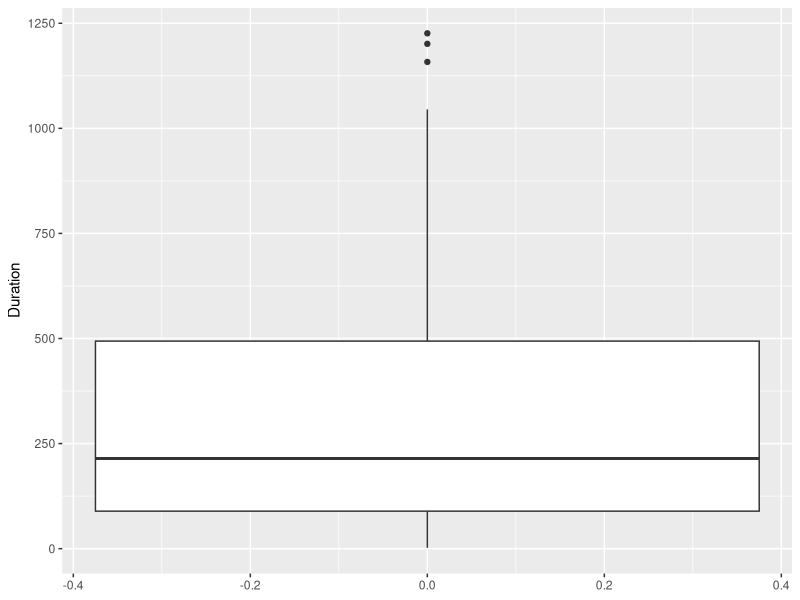
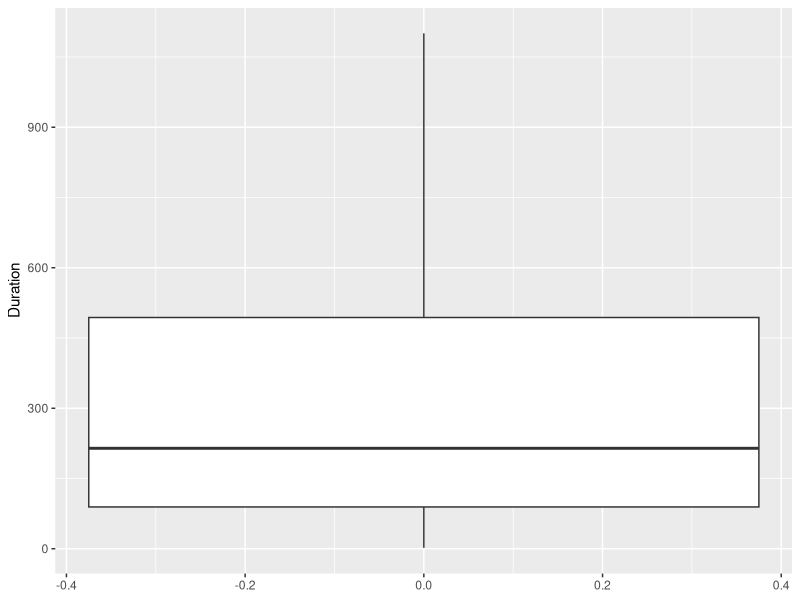
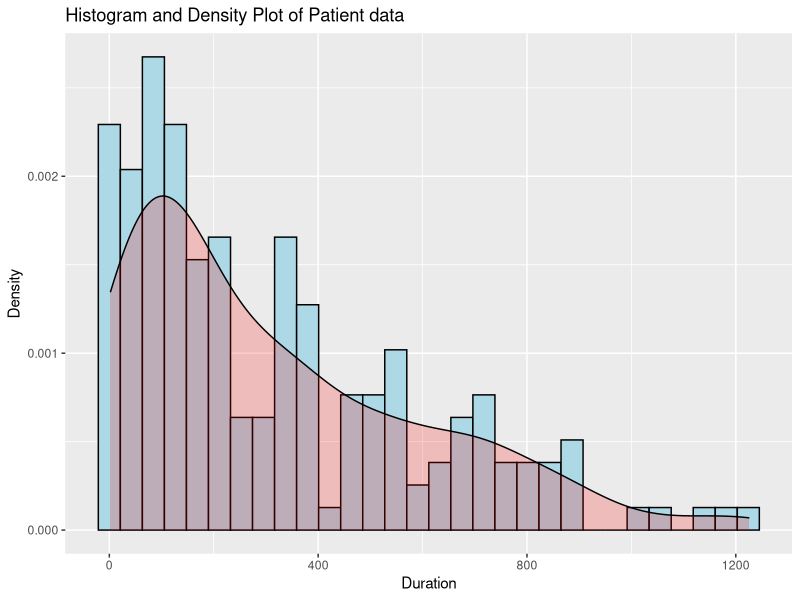
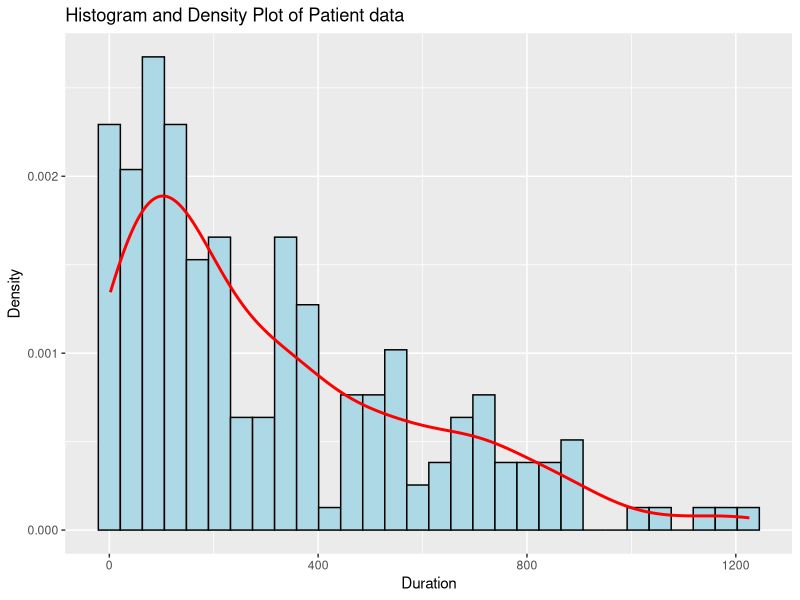

These charts were generated, in order, by the following R code: (Note: this script raises an error after producing the figures.)
## ---- chunk 1
library(fitdistrplus)
library(tidyverse)
library(dplyr)
library(ggplot2)
library(readxl)
## ---- chunk 2
data <- read_excel("Patient_Data_2.xlsx")
data
## ---- chunk 3
data <- data %>% 
  mutate(Date_Started=as.Date(Date_Started),Date_Ended=as.Date(Date_Ended))
data
## ---- chunk 4
data <- data %>% mutate(Duration=Date_Ended - Date_Started)
data$Duration<-as.numeric(data$Duration)
data<-data %>% mutate(Duration=abs(Duration))
data
## ---- chunk 5
#Omitting Na values of Unnecessary rows
data_1<- data %>% 
  filter(!is.na(Date_Started)&!is.na(Date_Ended))
View(data)
## ---- chunk 6
colSums(is.na(data_1))
## ---- chunk 7
# Function to calculate mode
calculate_mode <- function(x) {
  uniq_x <- unique(na.omit(x))
  uniq_x[which.max(tabulate(match(x, uniq_x)))]
}

# Apply mean for numeric columns and mode for non-numeric columns
data_2 <- data_1 %>%
  mutate(across(where(is.numeric), ~ ifelse(is.na(.), mean(., na.rm = TRUE), .))) %>%
  mutate(across(where(Negate(is.numeric)), ~ ifelse(is.na(.), calculate_mode(.), .)))

## ---- chunk 8
colSums(is.na(data_2))
## ---- chunk 9
ggplot(data_2,aes(y=Duration)) + geom_boxplot()
## ---- chunk 10
# Calculate and cap outliers using ifelse
data_3 <- data_2%>%
  mutate(across(where(is.numeric), ~ {
    iqr <- IQR(.x, na.rm = TRUE)
    lower_bound <- quantile(.x, 0.25, na.rm = TRUE) - 1.5 * iqr
    upper_bound <- quantile(.x, 0.75, na.rm = TRUE) + 1.5 * iqr
    # Use ifelse to cap values to the lower and upper bounds
    ifelse(.x < lower_bound, lower_bound, ifelse(.x > upper_bound, upper_bound, .x))
  }))
## ---- chunk 11
ggplot(data_3,aes(y=Duration))+geom_boxplot()
## ---- chunk 12
# Step 1: Visualize the data
ggplot(data_2, aes(x = Duration)) +
  geom_histogram(aes(y = ..density..), bins = 30, fill = "lightblue", color = "black") +
  geom_density(alpha = .2, fill = "red") +
  labs(title = "Histogram and Density Plot of Patient data", x = "Duration", y = "Density") 
## ---- chunk 13
# Step 1: Visualize the data
ggplot(data_2, aes(x = Duration)) +
  geom_histogram(aes(y = ..density..), bins = 30, fill = "lightblue", color = "black") +
  geom_density(color = "red",size=1) +
  labs(title = "Histogram and Density Plot of Patient data", x = "Duration", y = "Density")
## ---- chunk 14
# Fit distributions
fit_normal <- fitdist(data_2$Duration, "norm")
fit_gamma <- fitdist(data_2$Duration, "gamma")
fit_weibull <- fitdist(data_2$Duration, "weibull")
fit_lognormal <- fitdist(data_2$Duration, "lnorm")
fit_exponential <- fitdist(data_2$Duration, "exp")
fit_cauchy <- fitdist(data_3$Duration, "cauchy")

# Compare Goodness-of-Fit statistics
gof <- gofstat(list(fit_normal, fit_gamma, fit_weibull, fit_lognormal, fit_exponential,fit_cauchy))
# Print AIC and BIC values
print(gof$aic)  # AIC values for each distribution
print(gof$bic)  # BIC values for each distribution

# Create a sequence of x values for plotting the fitted distributions
x_values <- seq(min(data_2$Duration, na.rm = TRUE), max(data_2$Duration, na.rm = TRUE), length.out = 100)
# Create histogram and density plot with fitted distributions
ggplot(data_2, aes(x = Duration)) +
  geom_histogram(aes(y = ..density..), bins = 30, fill = "lightblue", color = "black") +
  
  # Add density curve and include it in the legend
  geom_density(aes(color = "Density"), size = 1) +
  
  # Add fitted distribution curves
  stat_function(fun = dgamma, args = list(shape = fit_gamma$estimate["shape"], rate = fit_gamma$estimate["rate"]),
                aes(color = "Gamma"), size = 1, linetype = "solid") +
  stat_function(fun = dweibull, args = list(shape = fit_weibull$estimate["shape"], scale = fit_weibull$estimate["scale"]),
                aes(color = "Weibull"), size = 1, linetype = "solid") +
  stat_function(fun = dnorm, args = list(mean = fit_normal$estimate["mean"], sd = fit_normal$estimate["sd"]),
                aes(color = "Normal"), size = 1, linetype = "solid") +
  stat_function(fun = dlnorm, args = list(meanlog = fit_lognormal$estimate["meanlog"], sdlog = fit_lognormal$estimate["sdlog"]),
                aes(color = "Lognormal"), size = 1, linetype = "solid") +
  stat_function(fun = dexp, args = list(rate = 1 / mean(data_2$Duration, na.rm = TRUE)),
                aes(color = "Exponential"), size = 1, linetype = "solid") +
  
  # Labels and theme adjustments
  labs(title = "Histogram and Density Plot of Duration with Fitted Distributions",
       x = "Duration", y = "Density") +
  theme_minimal() +
  
  # Define legend colors
  scale_color_manual("Distributions", 
                     values = c("Density" = "red", "Gamma" = "black", "Normal" = "purple", 
                                "Weibull" = "orange", "Lognormal" = "green", "Exponential" = "blue")) +
  
  theme(legend.position = "right", legend.title = element_text(size = 12))

## ---- chunk 15
# Ensure your Duration data is in the [0, 1] range
data_2$Duration_normalized <- (data_2$Duration - min(data_2$Duration, na.rm = TRUE)) / 
                              (max(data_2$Duration, na.rm = TRUE) - min(data_2$Duration, na.rm = TRUE))

# Handling zeros and ones by adding a small value
epsilon <- 1e-5
data_2$Duration_normalized <- ifelse(data_2$Duration_normalized == 0, epsilon, data_2$Duration_normalized)
data_2$Duration_normalized <- ifelse(data_2$Duration_normalized == 1, 1 - epsilon, data_2$Duration_normalized)

# Fit Beta distribution
fit_beta <- fitdist(data_2$Duration_normalized, "beta", start = list(shape1 = 1, shape2 = 1))
summary(fit_beta)

# Create a sequence of x values for plotting the fitted Beta distribution
x_values <- seq(0, 1, length.out = 100)

# Create histogram and density plot with Beta fit
ggplot(data_2, aes(x = Duration_normalized)) +
  geom_histogram(aes(y = ..density.. * 1.5), bins = 30, fill = "lightblue", color = "black") +  # Increase the height by a factor of 1.5
  geom_density(color = "red", size = 1) +  # Density of the data
  stat_function(fun = dbeta, 
                args = list(shape1 = fit_beta$estimate["shape1"], shape2 = fit_beta$estimate["shape2"]),
                color = "blue", size = 1, linetype = "solid") +  # Fitted Beta distribution
  labs(title = "Histogram and Density Plot of Patients with Fitted Beta Distribution",
       x = "Normalized Duration", y = "Density") +
  theme_minimal()
## ---- chunk 16
# Fit T-distribution
library(MASS)
fit_t <- fitdistr(data_3$Duration, "t")

# Plotting T-distribution
ggplot(data_3, aes(x = Duration)) +
  geom_histogram(aes(y = ..density..), bins = 30, fill = "steelblue", color = "white") +
  geom_density(color = "red", size = 1) +
  stat_function(fun = dt, args = list(df = fit_t$estimate["df"]),
                color = "darkred", size = 1, linetype = "solid") +
  labs(title = "Histogram and Density Plot with Fitted T-Distribution",
       x = "Duration", y = "Density") +
  theme_minimal() +
  theme(plot.title = element_text(hjust = 0.5))  # Center the title

## ---- chunk 17
# Fit Cauchy distribution
fit_cauchy <- fitdist(data_3$Duration, "cauchy")
# Plotting Cauchy distribution
ggplot(data_3, aes(x = Duration)) +
  geom_histogram(aes(y = ..density..), bins = 30, fill = "steelblue", color = "white") +
  geom_density(color = "red", size = 1) +
  stat_function(fun = dcauchy, args = list(location = fit_cauchy$estimate["location"], scale = fit_cauchy$estimate["scale"]),
                color = "darkred", size = 1, linetype = "solid") +
  labs(title = "Histogram and Density Plot with Fitted Cauchy Distribution",
       x = "Duration", y = "Density") +
  theme_minimal() +
  theme(plot.title = element_text(hjust = 0.5))  # Center the title
## ---- chunk 18
# 1. Define the Pareto PDF
dpareto_manual <- function(x, shape, location) {
  ifelse(x < location, 0, (shape * location^shape) / (x^(shape + 1)))
}

# 2. Calculate the MLE for the shape parameter
pareto_mle_shape <- function(data) {
  n <- length(data)
  shape_mle <- n / sum(log(data / min(data)))  # MLE for shape
  return(shape_mle)
}

# Calculate MLE for shape
shape_mle <- pareto_mle_shape(data_2$Duration)

# 3. Set the location parameter as the minimum value of the Duration data
location_mle <- min(data_2$Duration, na.rm = TRUE)

# Print the estimated parameters
cat("Estimated shape parameter (MLE):", shape_mle, "\n")
cat("Estimated location parameter (MLE):", location_mle, "\n")

# 4. Create a sequence of x values for plotting the fitted distribution
x_values <- seq(location_mle, max(data_2$Duration, na.rm = TRUE), length.out = 100)

# 5. Create histogram and overlay the fitted Pareto distribution
ggplot(data_2, aes(x = Duration)) +
  geom_histogram(aes(y = ..density..), bins = 30, fill = "lightblue", color = "black") +
  geom_density(color = "red", size = 1) +
  stat_function(fun = dpareto_manual, 
                args = list(shape = shape_mle, location = location_mle),
                color = "green", size = 1, linetype = "solid") +
  labs(title = "Histogram and Fitted Pareto Distribution",
       x = "Duration", y = "Density") +
  theme_minimal()
## ---- chunk 19
# Load necessary libraries
library(ggplot2)
library(fitdistrplus)

# Ensure your Duration data is in the [0, 1] range
data_2$Duration_normalized <- (data_2$Duration - min(data_2$Duration, na.rm = TRUE)) / 
                              (max(data_2$Duration, na.rm = TRUE) - min(data_2$Duration, na.rm = TRUE))

# Handling zeros and ones by adding a small value
epsilon <- 1e-5
data_2$Duration_normalized <- ifelse(data_2$Duration_normalized == 0, epsilon, data_2$Duration_normalized)
data_2$Duration_normalized <- ifelse(data_2$Duration_normalized == 1, 1 - epsilon, data_2$Duration_normalized)

# Fit Beta distribution
fit_beta <- fitdist(data_2$Duration_normalized, "beta", start = list(shape1 = 1, shape2 = 1))
summary(fit_beta)

# Create a sequence of x values for plotting the fitted Beta distribution
x_values <- seq(0, 1, length.out = 100)

# Create histogram and density plot with Beta fit
ggplot(data_2, aes(x = Duration_normalized)) +
  geom_histogram(aes(y = ..density.. * 1.5), bins = 30, fill = "lightblue", color = "black") +  # Increase the height by a factor of 1.5
  geom_density(color = "red", size = 1) +  # Density of the data
  
  stat_function(fun = dbeta, 
                args = list(shape1 = fit_beta$estimate["shape1"], shape2 = fit_beta$estimate["shape2"]),
                color = "blue", size = 1, linetype = "solid") +  # Fitted Beta distribution
  labs(title = "Histogram and Density Plot of Patients with Fitted Beta Distribution",
       x = "Normalized Duration", y = "Density") +
  theme_minimal()

## ---- chunk 20
# Load necessary libraries
library(fitdistrplus)  # Ensure this library is loaded for fitdist
library(dplyr)

# Function to extract relevant statistics including log-likelihood
get_summary <- function(fit) {
  c(AIC = fit$aic, BIC = fit$bic, 
    logLik = logLik(fit),  # Extract log-likelihood
    mean = ifelse("mean" %in% names(fit$estimate), fit$estimate["mean"], NA),
    sd = ifelse("sd" %in% names(fit$estimate), fit$estimate["sd"], NA),
    shape = ifelse("shape" %in% names(fit$estimate), fit$estimate["shape"], NA),
    scale = ifelse("scale" %in% names(fit$estimate), fit$estimate["scale"], NA),
    meanlog = ifelse("meanlog" %in% names(fit$estimate), fit$estimate["meanlog"], NA),
    sdlog = ifelse("sdlog" %in% names(fit$estimate), fit$estimate["sdlog"], NA),
    shape1 = ifelse("shape1" %in% names(fit$estimate), fit$estimate["shape1"], NA),
    shape2 = ifelse("shape2" %in% names(fit$estimate), fit$estimate["shape2"], NA)
  )
}

# Collect summaries for all fitted distributions
summary_stats <- data.frame(
  Distribution = c("Normal", "Gamma", "Weibull", "Lognormal", "Exponential", "Beta", "Pareto"),
  rbind(
    get_summary(fit_normal),
    get_summary(fit_gamma),
    get_summary(fit_weibull),
    get_summary(fit_lognormal),
    get_summary(fit_exponential),
    get_summary(fit_beta),  # Assuming fit_beta is fitted
    c(AIC = NA, BIC = NA, 
      logLik = logLik_pareto,  # Replace with the calculated log-likelihood for Pareto
      mean = location_mle,      # Location for Pareto
      sd = NA,                  # No standard deviation for Pareto
      shape = shape_mle,        # Shape for Pareto
      scale = NA,               # No scale for Pareto
      meanlog = NA,
      sdlog = NA,
      shape1 = NA,
      shape2 = NA)
  )
)

# Print the summary statistics
print(summary_stats)
